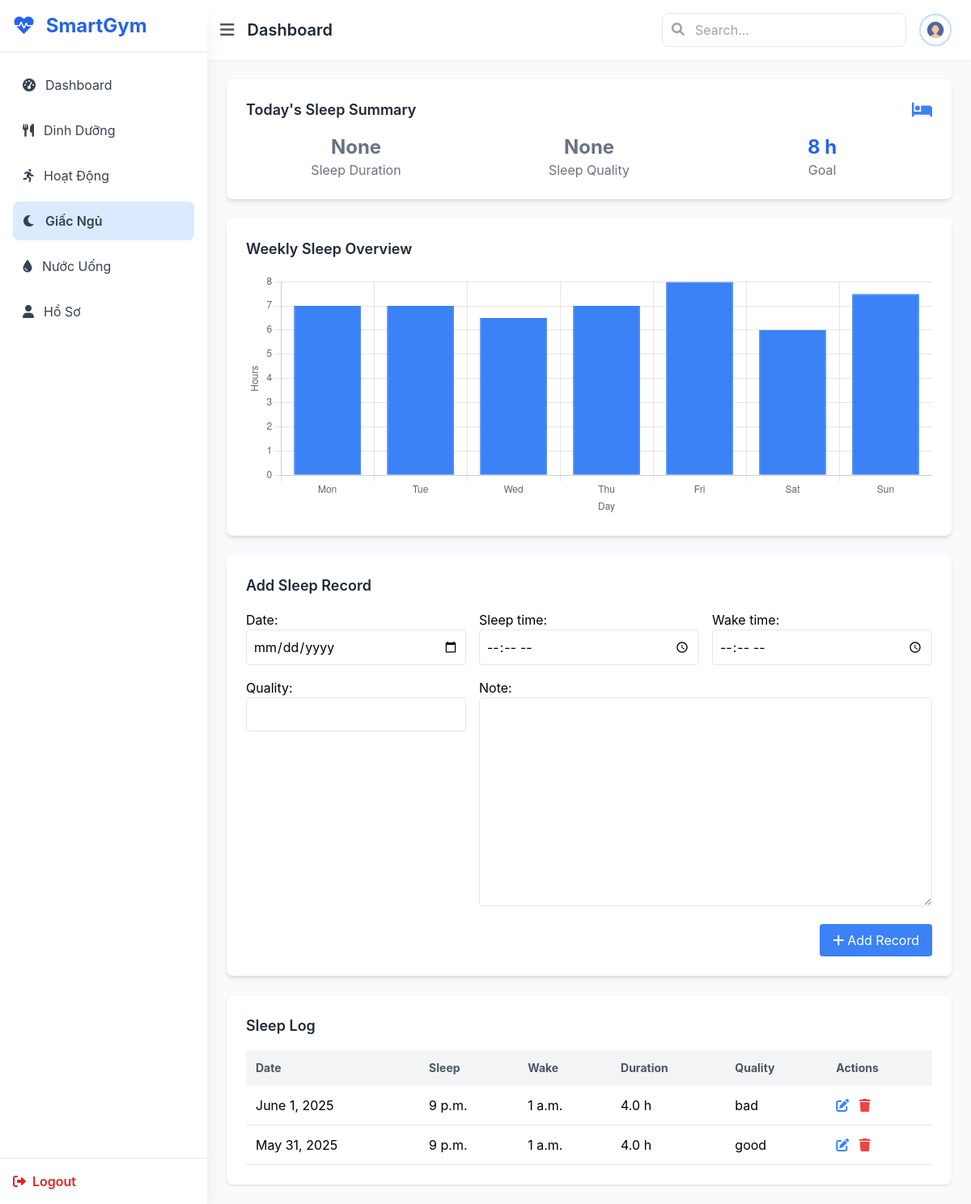
The page /sleep/ (signed in) on the database as committed earlier.
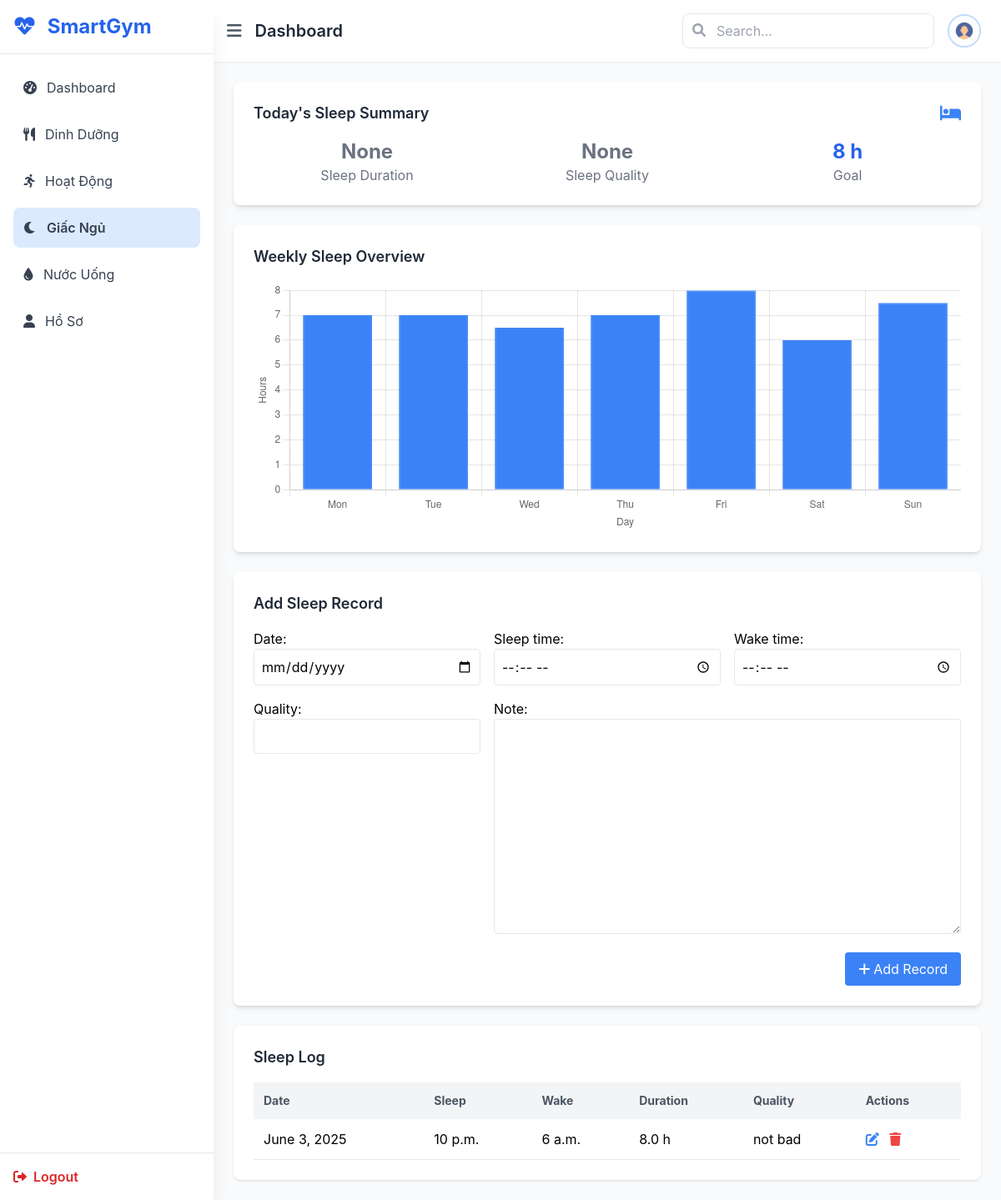
The same page on the database as committed later.
### sleep/models.py (models this page shows, shortened)
class SleepRecord(models.Model):
    user = models.ForeignKey(settings.AUTH_USER_MODEL, on_delete=models.CASCADE)
    date = models.DateField()  # Người dùng chọn ngày ngủ
    sleep_time = models.TimeField()
    wake_time = models.TimeField()
    duration_hours = models.FloatField()
    quality = models.CharField(max_length=20)
    note = models.TextField(blank=True)

### main/views.py (the view, shortened to what this page needs)
# urls.py: path('sleep/', views.sleep, name='sleep'),
@login_required
def sleep(request):
    user = request.user
    today = date.today()
    today_record = SleepRecord.objects.filter(user=user, date=today).first()
    form = SleepRecordForm(request.POST or None)
    week_data = SleepRecord.objects.filter(user=user).order_by('-date')[:7]
    avg_duration = week_data.aggregate(avg=Avg('duration_hours'))['avg'] or 0
    return render(request, 'main/sleep.html', {
        'form': form,
        'today_record': today_record,
        'sleep_logs': week_data,
        'avg_duration': round(avg_duration, 1)
    })

### sleep/forms.py
class SleepRecordForm(forms.ModelForm):
    class Meta:
        model = SleepRecord
        fields = ['date', 'sleep_time', 'wake_time', 'quality', 'note']
        widgets = {
            'date': forms.DateInput(attrs={'type': 'date'}),
            'sleep_time': forms.TimeInput(attrs={'type': 'time'}),
            'wake_time': forms.TimeInput(attrs={'type': 'time'}),
        }

### main/templatetags/form_filters.py (called while the page is built)
@register.filter(name='add_class')
def add_class(field, css_class):
    try:
        return field.as_widget(attrs={"class": css_class})
    except AttributeError:
        return field  # fallback nếu field không có .as_widget

### main/templates/main/sleep.html (shortened to what this page needs)
{% extends 'main/base.html' %}
{% load form_filters %}
{% block content %}
<div class="card bg-white p-6 rounded-lg shadow-md mb-6">
    <div class="flex justify-between items-center mb-4">
        <h3 class="text-lg font-semibold text-gray-800">Today's Sleep Summary</h3>
        <i class="fas fa-bed text-blue-500 text-xl"></i>
    </div>
    <div class="grid grid-cols-1 md:grid-cols-3 gap-4 text-center">
        <div>
            {% if today_record %}
                <p class="text-2xl font-bold text-blue-600">{{ today_record.duration_hours|floatformat:1 }} h</p>
            {% else %}
                <p class="text-2xl font-bold text-gray-500">None</p>
            {% endif %}
            <p class="text-gray-500">Sleep Duration</p>
        </div>
        <div>
            {% if today_record %}
                <p class="text-2xl font-bold text-blue-600">{{ today_record.quality }}</p>
            {% else %}
                <p class="text-2xl font-bold text-gray-500">None</p>
            {% endif %}
            <p class="text-gray-500">Sleep Quality</p>
        </div>
        <div>
            <p class="text-2xl font-bold text-blue-600">8 h</p>
            <p class="text-gray-500">Goal</p>
        </div>
    </div>
</div>
<div class="bg-white p-6 rounded-lg shadow-md mb-6">
    <h3 class="text-lg font-semibold text-gray-800 mb-4">Weekly Sleep Overview</h3>
    <div class="chart-container">
        <canvas id="sleepChart"></canvas>
    </div>
</div>
<div class="bg-white p-6 rounded-lg shadow-md mb-6">
    <h3 class="text-lg font-semibold text-gray-800 mb-4">Add Sleep Record</h3>
    <form method="POST" action="" class="grid grid-cols-1 md:grid-cols-3 gap-4">
        <div>
            {{ form.date.label_tag }}
            {{ form.date|add_class:"w-full p-2 border rounded" }}
        </div>
        <div>
            {{ form.sleep_time.label_tag }}
            {{ form.sleep_time|add_class:"w-full p-2 border rounded" }}
        </div>
        <div>
            {{ form.wake_time.label_tag }}
            {{ form.wake_time|add_class:"w-full p-2 border rounded" }}
        </div>
        <div>
            {{ form.quality.label_tag }}
            {{ form.quality|add_class:"w-full p-2 border rounded" }}
        </div>
        <div class="md:col-span-2">
            {{ form.note.label_tag }}
            {{ form.note|add_class:"w-full p-2 border rounded" }}
        </div>
        <div class="md:col-span-3 flex justify-end">
            <button type="submit" class="bg-blue-500 text-white px-4 py-2 rounded hover:bg-blue-600">
                <i class="fas fa-plus mr-1"></i>Add Record
            </button>
        </div>
    </form>
</div>
<div class="bg-white p-6 rounded-lg shadow">
    <h3 class="text-lg font-semibold mb-4 text-gray-800">Sleep Log</h3>
    <div class="overflow-x-auto">
        <table class="w-full text-left">
            <thead class="bg-gray-100 text-sm text-gray-600">
                <tr>
                    <th class="p-3">Date</th>
                    <th class="p-3">Sleep</th>
                    <th class="p-3">Wake</th>
                    <th class="p-3">Duration</th>
                    <th class="p-3">Quality</th>
                    <th class="p-3">Actions</th>
                </tr>
            </thead>
            <tbody>
                {% for record in sleep_logs %}
                <tr class="border-b">
                    <td class="p-3">{{ record.date }}</td>
                    <td class="p-3">{{ record.sleep_time }}</td>
                    <td class="p-3">{{ record.wake_time }}</td>
                    <td class="p-3">{{ record.duration_hours|floatformat:1 }} h</td>
                    <td class="p-3">{{ record.quality }}</td>
                    <td class="p-3">
                        <a href="{% url 'edit_sleep' record.id %}" class="text-blue-500 hover:text-blue-700 mr-2"><i class="fas fa-edit"></i></a>
                        <a href="{% url 'delete_sleep' record.id %}" class="text-red-500 hover:text-red-700"><i class="fas fa-trash"></i></a>
                    </td>
                </tr>
                {% empty %}
                <tr><td colspan="6" class="p-3 text-gray-500">No records found.</td></tr>
                {% endfor %}
            </tbody>
        </table>
    </div>
</div>
<script>
    const ctx = document.getElementById('sleepChart').getContext('2d');
    new Chart(ctx, {
        type: 'bar',
        data: {
            labels: ['Mon', 'Tue', 'Wed', 'Thu', 'Fri', 'Sat', 'Sun'],
            datasets: [{
                label: 'Sleep Duration (hours)',
                data: [7, 7, 6.5, 7, 8, 6, 7.5],
                backgroundColor: 'rgb(59, 130, 246)',
                borderColor: 'rgb(59, 130, 246)',
                borderWidth: 1
            }]
        },
        options: {
            responsive: true,
            maintainAspectRatio: false,
            scales: {
                y: {
                    beginAtZero: true,
                    title: {
                        display: true,
                        text: 'Hours'
                    }
                },
                x: {
                    title: {
                        display: true,
                        text: 'Day'
                    }
                }
            },
            plugins: {
                legend: {
                    display: false
                }
            }
        }
    });
</script>
{% endblock %}

### main/templates/main/base.html (shortened to what this page needs)
{% load static %}
<!DOCTYPE html>
<html lang="en">
<head>
    <script src="https://cdn.tailwindcss.com"></script>
    <link href="https://cdnjs.cloudflare.com/ajax/libs/font-awesome/6.0.0/css/all.min.css" rel="stylesheet" />
    <link rel="stylesheet" href="{% static 'css/styles.css' %}">
</head>
<body class="bg-gray-50">
    <div class="flex min-h-screen">
        <div class="sidebar fixed inset-y-0 left-0 w-64 bg-white shadow-xl flex flex-col z-20">
            <div class="p-4 border-b border-gray-200">
                <h1 class="text-2xl font-bold text-blue-600 flex items-center">
                    <a href="/"><i class="fas fa-heartbeat mr-2"></i> SmartGym</a>
                </h1>
            </div>
            <nav class="flex-1 p-4">
                <ul class="space-y-2">
                    <li>
                        <a href="/" class="flex items-center p-3 text-gray-700 hover:bg-blue-50 hover:text-blue-600 rounded-lg transition-colors">
                            <i class="fas fa-tachometer-alt mr-3"></i> Dashboard
                        </a>
                    </li>
                    <li>
                        <a href="/nutrition/"
                            class="flex items-center p-3 text-gray-700 hover:bg-blue-50 hover:text-blue-600 rounded-lg transition-colors">
                            <i class="fas fa-utensils mr-3"></i> Dinh Dưỡng
                        </a>
                    </li>
                    <li>
                        <a href="/activity/"
                            class="flex items-center p-3 text-gray-700 hover:bg-blue-50 hover:text-blue-600 rounded-lg transition-colors">
                            <i class="fas fa-running mr-3"></i> Hoạt Động
                        </a>
                    </li>
                    <li>
                        <a href="/sleep/"
                            class="flex items-center p-3 text-gray-700 hover:bg-blue-50 hover:text-blue-600 rounded-lg transition-colors">
                            <i class="fa-solid fa-moon mr-3"></i> Giấc Ngủ
                        </a>
                    </li>
                    <li>
                        <a href="/water_intake/"
                            class="flex items-center p-3 text-gray-700 hover:bg-blue-50 hover:text-blue-600 rounded-lg transition-colors">
                            <i class="fa-solid fa-droplet mr-3"></i> Nước Uống
                        </a>
                    </li>
                    <li>
                        <a href="/profile/"
                            class="flex items-center p-3 text-gray-700 hover:bg-blue-50 hover:text-blue-600 rounded-lg transition-colors">
                            <i class="fas fa-user mr-3"></i> Hồ Sơ
                        </a>
                    </li>
                </ul>
            </nav>
            <div class="p-4 border-t border-gray-200">
                <form method="POST" action="{% url 'logout' %}">
                    <button type="submit" class="w-full text-left text-red-600 hover:underline font-semibold flex items-center">
                        <i class="fas fa-sign-out-alt mr-2"></i> Logout
                    </button>
                </form>
            </div>
        </div>
        <div class="main-content flex-1 ml-64">
            <header class="bg-white shadow-sm p-4 flex justify-between items-center sticky top-0 z-10">
                <div class="flex items-center">
                    <button id="toggleSidebar" class="mr-4 text-gray-600 hover:text-blue-600">
                        <i class="fas fa-bars text-xl"></i>
                    </button>
                    <h2 class="text-xl font-semibold text-gray-800">Dashboard</h2>
                </div>
                <div class="flex items-center space-x-4">
                    <div class="relative">
                        <input type="text" placeholder="Search..."
                            class="border rounded-lg px-3 py-2 pl-10 focus:outline-none focus:ring-2 focus:ring-blue-500" />
                        <i class="fas fa-search absolute left-3 top-3 text-gray-400"></i>
                    </div>
                    <div class="flex items-center">
                        <img src="{% static 'images/user.jpg' %}" alt="User"
                            class="w-10 h-10 rounded-full border-2 border-blue-200" />
                    </div>
                </div>
            </header>
            <main class="flex-1 p-6 overflow-y-auto">
                {% block content %}{% endblock %}
            </main>
        </div>
    </div>
</body>
</html>

### main/static/css/styles.css (style rules this page uses)
body { font-family: "Inter", sans-serif; }
.sidebar { transition: transform 0.3s ease; transform: translateX(0); }
.main-content { transition: margin-left 0.3s ease; }
.card { transition: transform 0.3s ease, box-shadow 0.3s ease; }
.chart-container { position: relative; height: 300px; }

Rows that differ between the two databases and show on the page:
removed SleepRecord: date "June 1, 2025", sleep_time "9 p.m.", wake_time "1 a.m.", duration_hours "4.0", quality "bad"
removed SleepRecord: date "May 31, 2025", sleep_time "9 p.m.", wake_time "1 a.m.", duration_hours "4.0", quality "good"
added SleepRecord: date "June 3, 2025", sleep_time "10 p.m.", wake_time "6 a.m.", duration_hours "8.0", quality "not bad"
